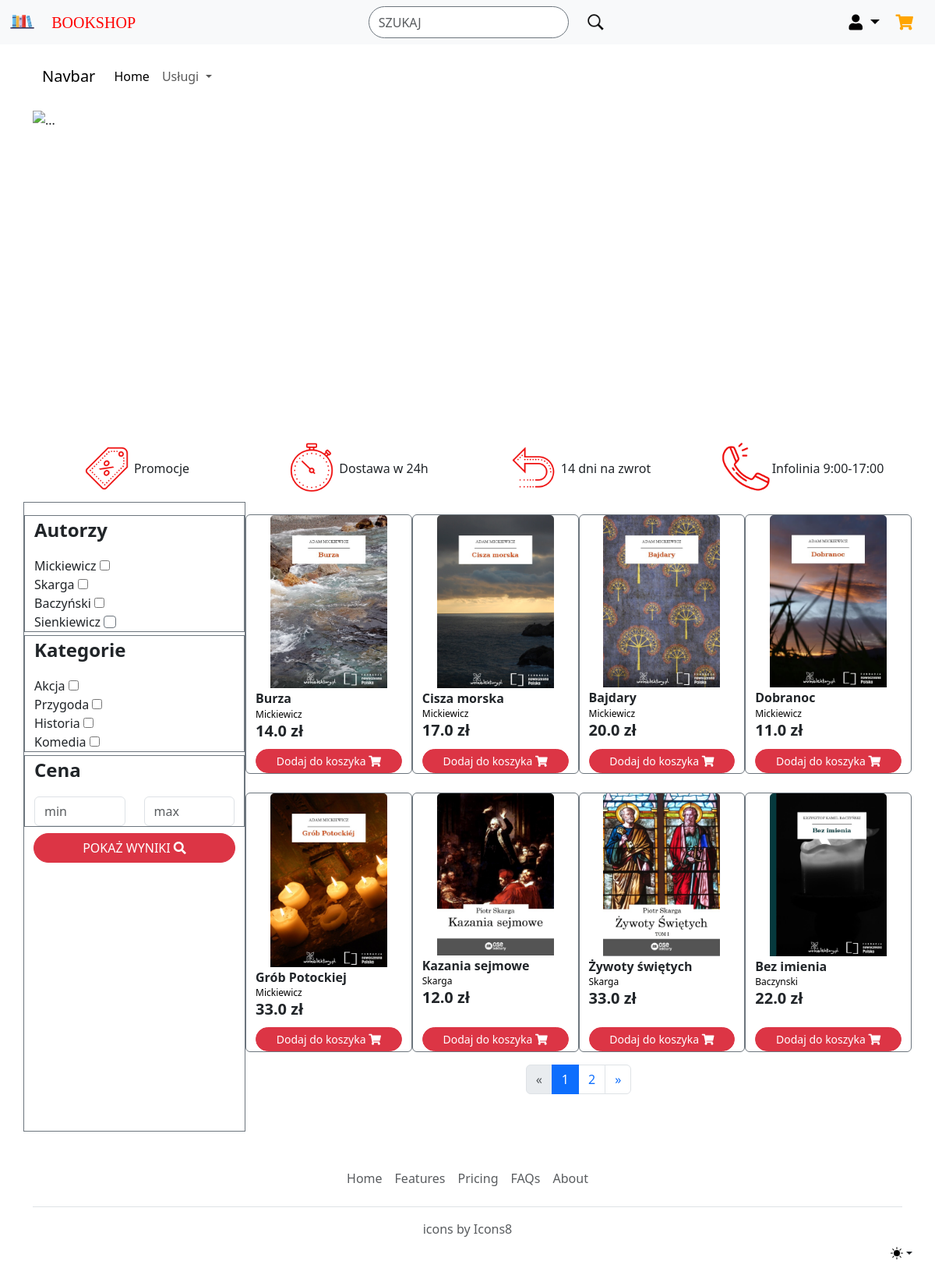
The page / on the database its author committed.
### myapp/models.py (models this page shows, shortened)
class Book(models.Model):
    title = models.CharField(max_length=100)
    author = models.CharField(max_length=100, blank=True)
    price = models.FloatField()
    description = models.TextField()
    file = models.ImageField(upload_to='uploads', blank=True)
    created = models.DateField(auto_now_add=True)
    modified = models.DateField(auto_now=True)
    genres = models.ManyToManyField(Genre, blank=True)

### myapp/views.py (the view)
# urls.py: path("", views.index, name='index'),
def index(request):
    books = Book.objects.all()
    paginator = Paginator(books, 8)
    page_number = request.GET.get('page')
    page_obj = paginator.get_page(page_number)
    return render(request,
                  'myapp/index.html',
                  {'page_obj': page_obj})

### myapp/templates/myapp/index.html (shortened to what this page needs)
{% extends 'myapp/base.html' %}
{% load static %}
{% block body %}
<nav class="navbar navbar-expand-lg">
  <div class="container-fluid">
    <a class="navbar-brand" href="#">Navbar</a>
    <div class="collapse navbar-collapse" id="navbarNav">
      <ul class="navbar-nav">
        <li class="nav-item">
          <a class="nav-link active" aria-current="page" href="#">Home</a>
        </li>
        <li class="nav-item dropdown">
          <a class="nav-link dropdown-toggle" href="#" id="navbarDropdown" role="button" aria-expanded="false">
            Usługi
          </a>
        </li>
      </ul>
    </div>
  </div>
</nav>
<div id="carouselExampleCaptions" class="carousel slide mx-auto py-3">
    <div class="carousel-indicators">
        <button type="button" data-bs-target="#carouselExampleCaptions" data-bs-slide-to="0" class="active" aria-current="true" aria-label="Slide 1"></button>
        <button type="button" data-bs-target="#carouselExampleCaptions" data-bs-slide-to="1" aria-label="Slide 2"></button>
        <button type="button" data-bs-target="#carouselExampleCaptions" data-bs-slide-to="2" aria-label="Slide 3"></button>
    </div>
    <div class="carousel-inner">
            <div class="carousel-item active">
            <img src="{% static 'carousel_sale.jpg' %}" class="d-block w-100" alt="..." height="400">
                <div class="carousel-caption d-none d-md-block">
                    <h5>Wyprzedaż</h5>
                    <p>Wielka wyprzedaż w naszej księgarni!</p>
                </div>
            </div>
    </div>
    <button class="carousel-control-prev" type="button" data-bs-target="#carouselExampleCaptions" data-bs-slide="prev">
        <span class="carousel-control-prev-icon" aria-hidden="true"></span>
    </button>
    <button class="carousel-control-next" type="button" data-bs-target="#carouselExampleCaptions" data-bs-slide="next">
        <span class="carousel-control-next-icon" aria-hidden="true"></span>
    </button>
</div>
<div class="row row-cols-4 py-2">
    <div class="col d-flex align-items-center justify-content-center">
        <img width="70" height="70" src="{% static 'icons8-sale-100.png' %}" alt="sale-price-tag"/> Promocje
    </div>
    <div class="col d-flex align-items-center justify-content-center">
        <img width="70" height="70" src="{% static 'icons8-time-100.png' %}" alt="sale-price-tag"/>Dostawa w 24h
    </div>
    <div class="col d-flex align-items-center justify-content-center">
        <img width="70" height="70" src="{% static 'icons8-return-100.png' %}" alt="sale-price-tag"/> 14 dni na zwrot
    </div>
    <div class="col d-flex align-items-center justify-content-center">
        <img width="70" height="70" src="{% static 'icons8-phone-100.png' %}" alt="sale-price-tag"/> Infolinia 9:00-17:00
    </div>
</div>
<div class="row">
    <div class="col-3 text-center py-3 border border-secondary">
        <div class="row text-start border border-secondary">
            <p class="text-start fs-4 fw-bold">Autorzy</p>
            <div class="text-start">
                <label class="form-check-label-author" for="Mickiewicz">
                Mickiewicz
                </label>
                <input class="form-check-input-author border border-secondary" type="checkbox" value="" id="Mickiewicz">
            </div>
            <div class="text-start">
                <label class="form-check-label text-start" for="Skarga">
                Skarga
                </label>
                <input class="form-check-input-author border border-secondary" type="checkbox" value="" id="Skarga">
            </div>
            <div class="text-start">
                <label class="form-check-label" for="Baczynski">
                Baczyński
                </label>
                <input class="form-check-input-author border border-secondary" type="checkbox" value="" id="Baczynski">
            </div>
            <div class="text-start">
                <label class="form-check-label" for="Sienkiewicz">
                Sienkiewicz
                </label>
                <input class="form-check-input border border-secondary" type="checkbox" value="" id="Sienkiewicz">
            </div>
        </div>
        <div class="row text-start border border-secondary mt-1">
            <p class="text-start fs-4 fw-bold">Kategorie</p>
            <div class="text-start">
                <label class="form-check-label" for="akcja">
                Akcja
                </label>
                <input class="form-check-input-category border border-secondary" type="checkbox" value="" id="akcja">
            </div>
            <div class="text-start">
                <label class="form-check-label text-start" for="przygoda">
                Przygoda
                </label>
                <input class="form-check-input-category border border-secondary" type="checkbox" value="" id="przygoda">
            </div>
            <div class="text-start">
                <label class="form-check-label" for="historia">
                Historia
                </label>
                <input class="form-check-input-category border border-secondary" type="checkbox" value="" id="historia">
            </div>
            <div class="text-start">
                <label class="form-check-label" for="komedia">
                Komedia
                </label>
                <input class="form-check-input-category border border-secondary" type="checkbox" value="" id="komedia">
            </div>
        </div>
        <div class="row border border-secondary mt-1">
            <p class="text-start fs-4 fw-bold">Cena</p>
            <div class="col">
                <input id="minRange" class="form-control" type="text" placeholder="min">
            </div>
            <div class="col">
                <input id="maxRange" class="form-control" type="text" placeholder="max">
            </div>
        </div>
        <div class="d-grid mt-2">
            <button class="btn btn-danger rounded-pill" onclick="showFormResults()" type="button">
                POKAŻ WYNIKI
                <i class="fa fa-search"></i>
            </button>
        </div>
    </div>
    <div class="col-9 text-center py-3">
        <div class="row row-cols-4 g-4" id="books-container">
                {% for book in page_obj %}
                <div class="card d-flex flex-column border border-secondary" style="border:none;">
                    <a href="{% url 'show_book' book.id %}">
                        <img src="{{ book.file.url }}" class="card-img-top" alt="" style="width: 80%;" >
                    </a>
                    <div class="text-start py-2">
                        <h5 class="card-subtitle fw-bold fs-6">{{book.title}}</h5>
                        <p class="card-subtitle">
                            <a class="custom-link" style="font-size:12px;" href="{% url 'author_site' book.author %}">{{ book.author }}</a>
                        </p>
                        <p class="card-subtitle fw-bold fs-5">{{ book.price }} zł</p>
                    </div>
                    <button onclick="addToCart({{ book.id }})" class="btn btn-sm btn-danger text-nowrap mt-auto rounded-pill">
                        Dodaj do koszyka
                        <i class="fa fa-shopping-cart"></i>
                    </button>
                </div>
                {% endfor %}
        </div>
        <nav id="books-nav" aria-label="Page navigation example">
            <ul class="pagination justify-content-center py-3">
                {% if page_obj.has_previous %}
                <li class="page-item">
                    <a class="page-link" href="?page={{ page_obj.previous_page_number }}" aria-label="Previous">
                        <span aria-hidden="true">&laquo;</span>
                    </a>
                </li>
                {% else %}
                <li class="page-item disabled">
                    <a class="page-link" aria-label="Previous">
                        <span aria-hidden="true">&laquo;</span>
                    </a>
                </li>
                {% endif %}
                {% for num in page_obj.paginator.page_range %}
                <li class="page-item {% if page_obj.number == num %}active{% endif %}">
                    <a class="page-link" href="?page={{ num }}">{{ num }}</a>
                </li>
                {% endfor %}
                {% if page_obj.has_next %}
                <li class="page-item">
                    <a class="page-link" href="?page={{ page_obj.next_page_number }}" aria-label="Next">
                        <span aria-hidden="true">&raquo;</span>
                    </a>
                </li>
                {% else %}
                <li class="page-item disabled">
                    <a class="page-link" aria-label="Next">
                        <span aria-hidden="true">&raquo;</span>
                    </a>
                </li>
                {% endif %}
            </ul>
        </nav>
    </div>
</div>
{% endblock %}

### myapp/templates/myapp/base.html (style rules this page uses)
body { padding-top: 70px; }
.custom-link { color: black; text-decoration: none; }

### rows shown on the page
Book: file (picture), title "Burza", author "Mickiewicz", price "14.0"
Book: file (picture), title "Cisza morska", author "Mickiewicz", price "17.0"
Book: file (picture), title "Bajdary", author "Mickiewicz", price "20.0"
Book: file (picture), title "Dobranoc", author "Mickiewicz", price "11.0"
Book: file (picture), title "Grób Potockiej", author "Mickiewicz", price "33.0"
Book: file (picture), title "Kazania sejmowe", author "Skarga", price "12.0"
Book: file (picture), title "Żywoty świętych", author "Skarga", price "33.0"
Book: file (picture), title "Bez imienia", author "Baczynski", price "22.0"

### other values the page prints
{{ num }} "1" "2"
